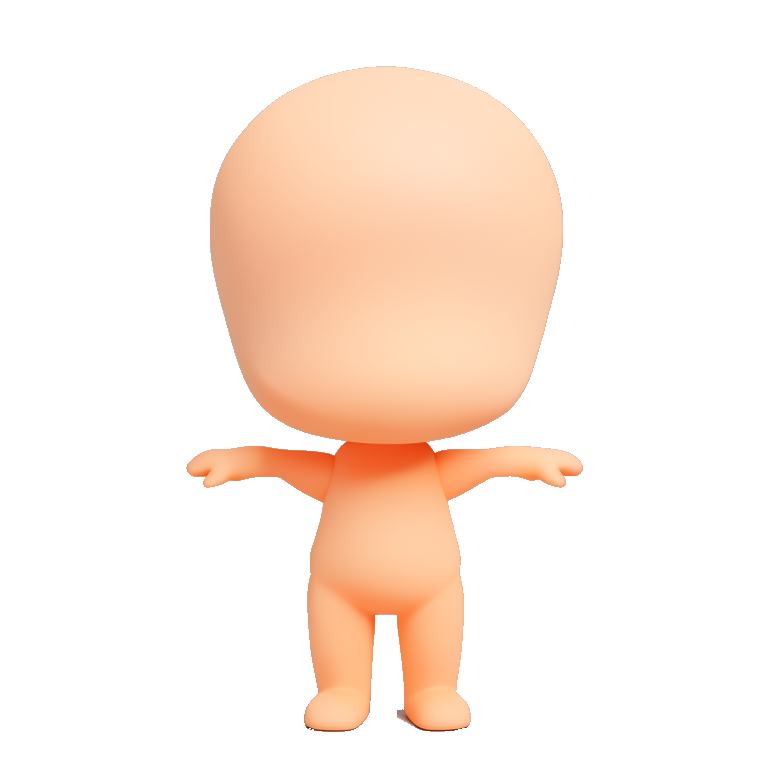
#> input picture milestones/actor_regen_20260909/inputs/front.png, 768 x 768 px
$ python prepare_actor_v2_earpair_reference.py --views-dir ../../milestones/actor_regen_20260909/inputs --output-dir out
#> lines starting #> are read from the running program, lines starting #| are printed output that depends on the picture
"""Extract visible default-human ear regions from the approved turnaround."""

from __future__ import annotations

import argparse
import json
from pathlib import Path

from PIL import Image


# Panel-space context crops.  They intentionally retain adjacent hair/head so
# the root seam and occlusion policy remain visible during review.
REGIONS = {
    "front_viewer_left": (76, 350, 148, 458),
    "front_viewer_right": (350, 350, 432, 458),
    "right_visible": (222, 350, 305, 458),
    "back_viewer_left": (54, 350, 133, 458),
    "back_viewer_right": (326, 350, 414, 458),
    "left_visible": (270, 350, 352, 458),
}


def main() -> int:
    parser = argparse.ArgumentParser()
    parser.add_argument("--views-dir", type=Path, required=True)
    parser.add_argument("--output-dir", type=Path, required=True)
    args = parser.parse_args()
    args.output_dir.mkdir(parents=True, exist_ok=True)
    records = {}
    for label, bbox in REGIONS.items():
        view = label.split("_")[0]
        source = args.views_dir / f"{view}.png"
        with Image.open(source).convert("RGB") as image:
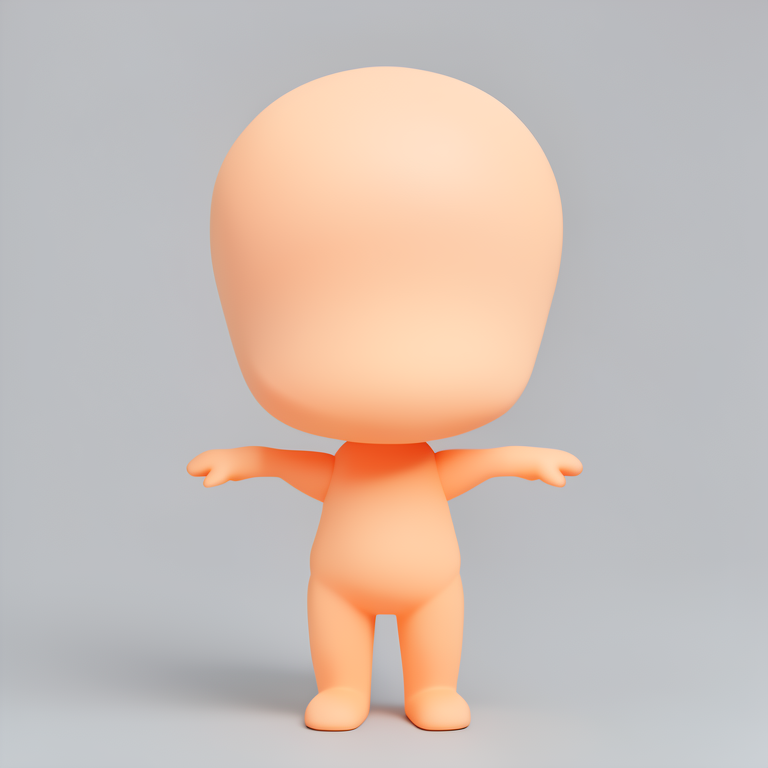
#> image: PIL image 768x768 RGB; mean R, G, B 204.5, 190.3, 182.5
            crop = image.crop(bbox)
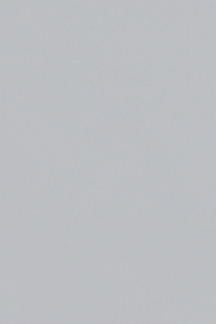
#> crop: PIL image 72x108 RGB (shown 3 times larger); mean R, G, B 188.4, 190.6, 194.2
#> pass 3 of the loop in main, `for label, bbox in REGIONS.items():`:
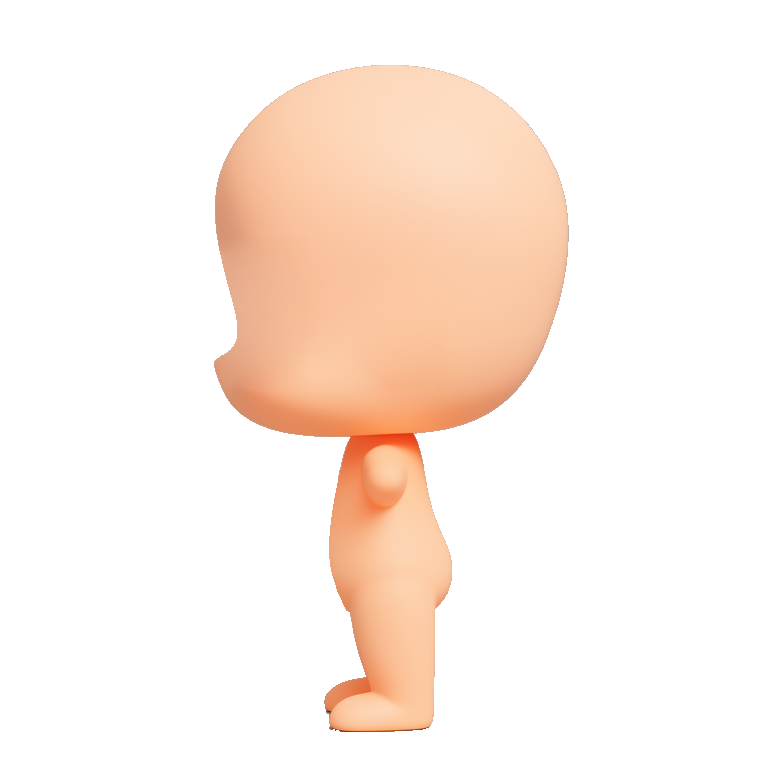
#> input picture milestones/actor_regen_20260909/inputs/right.png, 768 x 768 px
#> in main, `with Image.open(source).convert("RGB") as image:`:
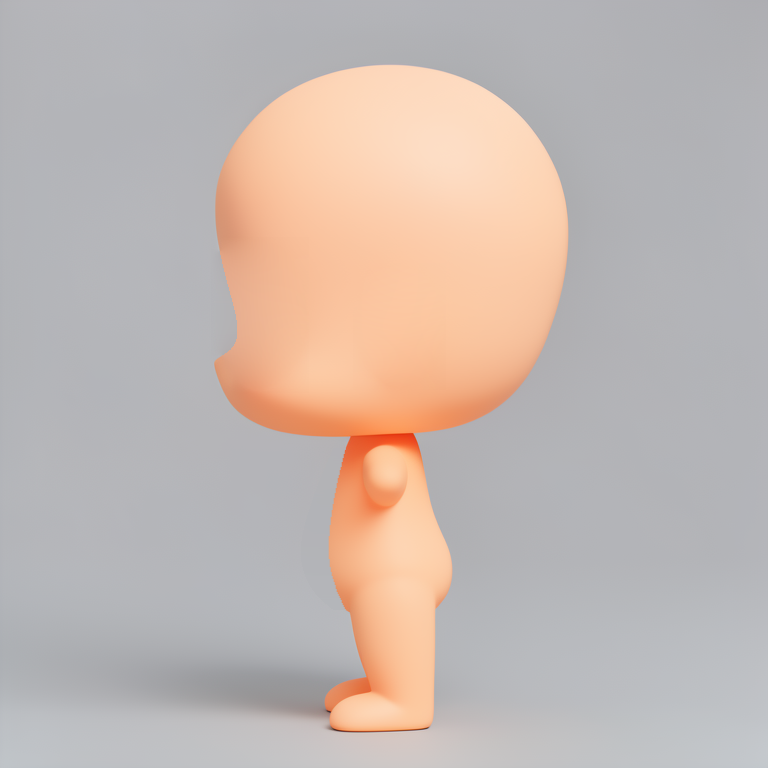
#> image: PIL image 768x768 RGB; mean R, G, B 195.9, 183.5, 177.8
#> in main, `crop = image.crop(bbox)`:
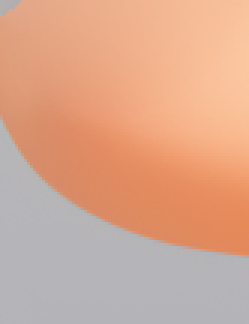
#> crop: PIL image 83x108 RGB (shown 3 times larger); mean R, G, B 216.2, 168.1, 143.2
#> the loop made 6 passes; the first 3 are shown
        output = args.output_dir / f"{label}.png"
        crop.save(output)
        records[label] = {
            "source": str(source.resolve()),
            "context_bbox_xyxy": list(bbox),
            "crop": str(output.resolve()),
        }
    report = {
        "schema": "assetsstudio_actor_v2_earpair_source_analysis_v1",
        "source_panel_size": [512, 1024],
        "observed_ear_height_px": [58, 68],
        "observed_actor_height_px": [660, 675],
        "ear_to_actor_height_ratio": [0.086, 0.103],
        "shape": "small rounded human ear with one broad inner bowl; low-frequency toy-like volume",
        "regions": records,
    }
    (args.output_dir / "reference_measurements.json").write_text(
        json.dumps(report, ensure_ascii=False, indent=2) + "\n", encoding="utf-8"
    )
    return 0


if __name__ == "__main__":
    raise SystemExit(main())
#> (the program exits here)
